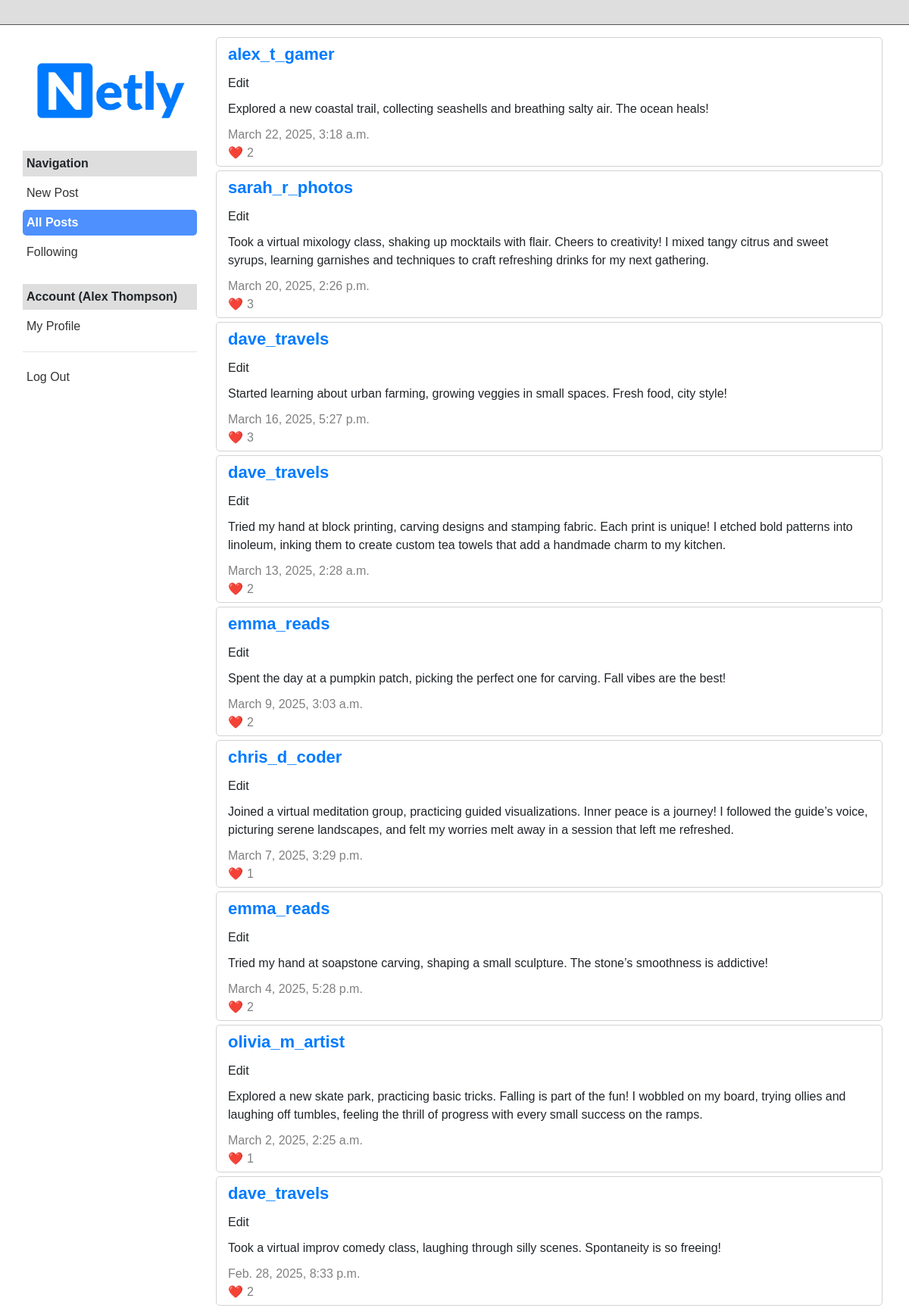
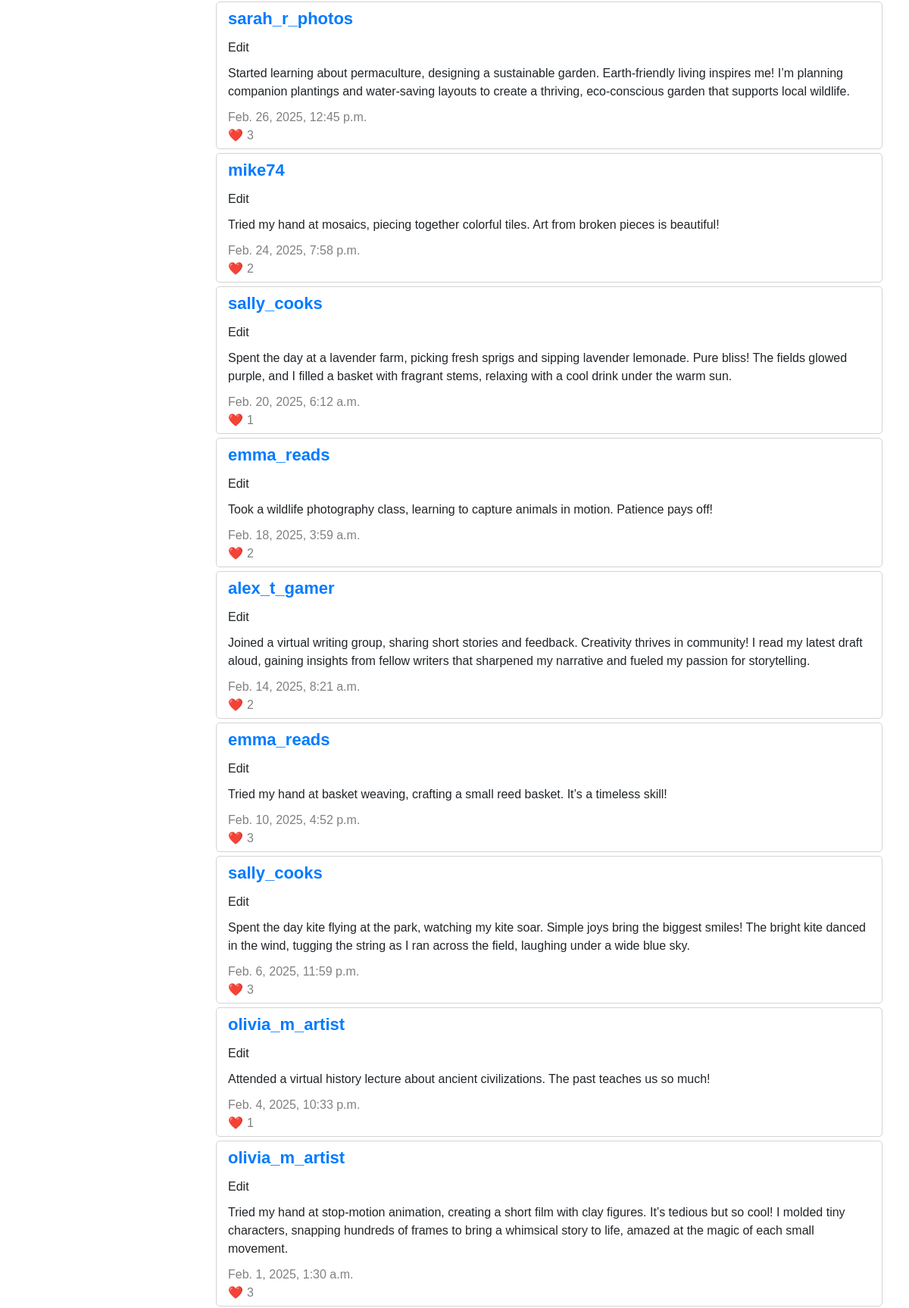
The page / (signed in, upper part) on the database its author committed (2 pictures, top to bottom).
### network/models.py (models this page shows, shortened)
class User(AbstractUser):
    def display_name(self):
        return f"{self.first_name} {self.last_name}" if self.first_name and self.last_name else self.username

class Post(models.Model):
    user = models.ForeignKey(User, on_delete=models.CASCADE, related_name="posts")
    content = models.TextField()
    created_at = models.DateTimeField(auto_now_add=True)
    def get_likes_count(self):
        return self.likes.count()

### network/views.py (the view)
# urls.py: path("", views.index, name="index"),
def index(request):
    posts = Post.objects.all().order_by("-created_at")
    return render(request, "network/index.html", {
        "active_filter": "all",
        "posts": posts,
    })

### network/templates/network/index.html
{% extends "network/layout.html" %}
{% block body %}
    {% for post in posts %}
    <div class="post-container">
        <div class="post-name"><a href="{% url 'profile' post.user.id %}">{{ post.user.username }}</a></div>
        <div class="post-edit">Edit</div>
        <div class="post-content">{{ post.content }}</div>
        <div class="post-date">{{ post.created_at }}</div>
        <div class="post-likes">{{ post.get_likes_count }}</div>
    </div>
    {% endfor %}
{% endblock %}

### network/templates/network/layout.html (shortened to what this page needs)
{% load static %}
<!DOCTYPE html>
<html lang="en">
    <head>
        <link rel="stylesheet" href="https://stackpath.bootstrapcdn.com/bootstrap/4.4.1/css/bootstrap.min.css">
        <link href="{% static 'network/styles.css' %}" rel="stylesheet">
    </head>
    <body>
        <div class="header">
        </div>
        <div class="page-container">
            <aside class="sidebar">
                <ul>
                    <li class="sidebar-logo">
                        <a href="{% url 'index' %}">
                            <img src="{% static 'network/netly.jpeg' %}" alt="Network Logo" style="width: 100%;">
                        </a>
                    </li>
                    <li class="sidebar-heading">Navigation</li>
                    <li><a href="{% url 'create' %}" class="{% if active_filter == 'new' %}active-link{% endif %}">New Post</a></li>
                    <li><a href="{% url 'index' %}" class="{% if active_filter == 'all' %}active-link{% endif %}">All Posts</a></li>
                    {% if user.is_authenticated %}
                        <li><a href="#" class="{% if active_filter == 'following' %}active-link{% endif %}">Following</a></li>
                    {% endif %}
                    {% if user.is_authenticated %}
                        <li class="sidebar-heading">Account ({{ user.display_name }})</li>
                        <li><a href="{% url 'profile' user.id %}" class="{% if active_filter == 'profile' %}active-link{% endif %}">My Profile</a></li>
                        <hr>
                        <li><a href="{% url 'logout' %}">Log Out</a></li>
                    {% else %}
                        <li class="sidebar-heading">Account (not signed in)</li>
                        <li><a href="{% url 'login' %}">Log In</a></li>
                        <li><a href="{% url 'register' %}">Register</a></li>
                    {% endif %}
                </ul>
            </aside>
            <main class="content">
                {% block body %}
                {% endblock %}
            </main>
        </div>
    </body>
</html>

### network/static/network/styles.css (style rules this page uses)
body { font-family: Arial, sans-serif; display: flex; flex-direction: column; align-items: center; }
.page-container { display: flex; width: 100%; max-width: 1170px; align-items: stretch; margin-top: 1rem; }
.sidebar { width: 260px; flex-shrink: 0; padding: 15px; margin-right: 10px; box-sizing: border-box; position: sticky; top: 50px; align-self: flex-start; height: calc(100vh - 50px); overflow-y: auto; }
.sidebar ul { list-style: none; padding: 0; margin: 0; }
.sidebar li { margin-bottom: 5px; }
.sidebar a { text-decoration: none; color: #333; display: block; padding: 5px; }
.sidebar a.active-link { background-color: #4d90fe; border-radius: 5px; color: #ffffff; font-weight: bold; }
.sidebar-logo { background-color: #ffffff; color: #ffffff; border: none; }
.sidebar-heading { font-weight: 600; background-color: #dedede; display: block; padding: 5px; margin-top: 25px; }
.content { flex-grow: 1; margin-left: 0px; box-sizing: border-box; min-width: 0; }
.header { width: 100%; background-color: #dedede; padding: 16px; box-sizing: border-box; border-bottom: 1px solid #555; position: sticky; top: 0; z-index: 10; }
.post-container { border: 1px solid lightgray; border-radius: 5px; margin-bottom: 5px; margin-right: 20px; padding: 5px 15px; }
.post-name { font-size: 22px; font-weight: 700; margin-bottom: 10px; }
.post-edit { margin-bottom: 10px; }
.post-content { margin-bottom: 10px; }
.post-date { color: gray; }
.post-likes { color: gray; }
.post-likes::before { content: "❤️"; padding-right: 5px; }

### rows shown on the page
User: display_name "Alex Thompson"
Post: user.username "alex_t_gamer", content "Explored a new coastal trail, collecting seashells and breathing salty air. The ocean heals!", created_at "March 22, 2025, 3:18 a.m.", get_likes_count "2"
Post: user.username "sarah_r_photos", content "Took a virtual mixology class, shaking up mocktails with flair. Cheers to creativity! I mixed tangy citrus and sweet syrups, learning garnishes and techniques to craft refreshing drinks for my next gathering.", created_at "March 20, 2025, 2:26 p.m.", get_likes_count "3"
Post: user.username "dave_travels", content "Started learning about urban farming, growing veggies in small spaces. Fresh food, city style!", created_at "March 16, 2025, 5:27 p.m.", get_likes_count "3"
Post: user.username "dave_travels", content "Tried my hand at block printing, carving designs and stamping fabric. Each print is unique! I etched bold patterns into linoleum, inking them to create custom tea towels that add a handmade charm to my kitchen.", created_at "March 13, 2025, 2:28 a.m.", get_likes_count "2"
Post: user.username "emma_reads", content "Spent the day at a pumpkin patch, picking the perfect one for carving. Fall vibes are the best!", created_at "March 9, 2025, 3:03 a.m.", get_likes_count "2"
Post: user.username "chris_d_coder", content "Joined a virtual meditation group, practicing guided visualizations. Inner peace is a journey! I followed the guide’s voice, picturing serene landscapes, and felt my worries melt away in a session that left me refreshed.", created_at "March 7, 2025, 3:29 p.m.", get_likes_count "1"
Post: user.username "emma_reads", content "Tried my hand at soapstone carving, shaping a small sculpture. The stone’s smoothness is addictive!", created_at "March 4, 2025, 5:28 p.m.", get_likes_count "2"
Post: user.username "olivia_m_artist", content "Explored a new skate park, practicing basic tricks. Falling is part of the fun! I wobbled on my board, trying ollies and laughing off tumbles, feeling the thrill of progress with every small success on the ramps.", created_at "March 2, 2025, 2:25 a.m.", get_likes_count "1"
Post: user.username "dave_travels", content "Took a virtual improv comedy class, laughing through silly scenes. Spontaneity is so freeing!", created_at "Feb. 28, 2025, 8:33 p.m.", get_likes_count "2"
Post: user.username "sarah_r_photos", content "Started learning about permaculture, designing a sustainable garden. Earth-friendly living inspires me! I’m planning companion plantings and water-saving layouts to create a thriving, eco-conscious garden that supports local wildlife.", created_at "Feb. 26, 2025, 12:45 p.m.", get_likes_count "3"
Post: user.username "mike74", content "Tried my hand at mosaics, piecing together colorful tiles. Art from broken pieces is beautiful!", created_at "Feb. 24, 2025, 7:58 p.m.", get_likes_count "2"
Post: user.username "sally_cooks", content "Spent the day at a lavender farm, picking fresh sprigs and sipping lavender lemonade. Pure bliss! The fields glowed purple, and I filled a basket with fragrant stems, relaxing with a cool drink under the warm sun.", created_at "Feb. 20, 2025, 6:12 a.m.", get_likes_count "1"
Post: user.username "emma_reads", content "Took a wildlife photography class, learning to capture animals in motion. Patience pays off!", created_at "Feb. 18, 2025, 3:59 a.m.", get_likes_count "2"
Post: user.username "alex_t_gamer", content "Joined a virtual writing group, sharing short stories and feedback. Creativity thrives in community! I read my latest draft aloud, gaining insights from fellow writers that sharpened my narrative and fueled my passion for storytelling.", created_at "Feb. 14, 2025, 8:21 a.m.", get_likes_count "2"
Post: user.username "emma_reads", content "Tried my hand at basket weaving, crafting a small reed basket. It’s a timeless skill!", created_at "Feb. 10, 2025, 4:52 p.m.", get_likes_count "3"
Post: user.username "sally_cooks", content "Spent the day kite flying at the park, watching my kite soar. Simple joys bring the biggest smiles! The bright kite danced in the wind, tugging the string as I ran across the field, laughing under a wide blue sky.", created_at "Feb. 6, 2025, 11:59 p.m.", get_likes_count "3"
Post: user.username "olivia_m_artist", content "Attended a virtual history lecture about ancient civilizations. The past teaches us so much!", created_at "Feb. 4, 2025, 10:33 p.m.", get_likes_count "1"
Post: user.username "olivia_m_artist", content "Tried my hand at stop-motion animation, creating a short film with clay figures. It’s tedious but so cool! I molded tiny characters, snapping hundreds of frames to bring a whimsical story to life, amazed at the magic of each small movement.", created_at "Feb. 1, 2025, 1:30 a.m.", get_likes_count "3"
